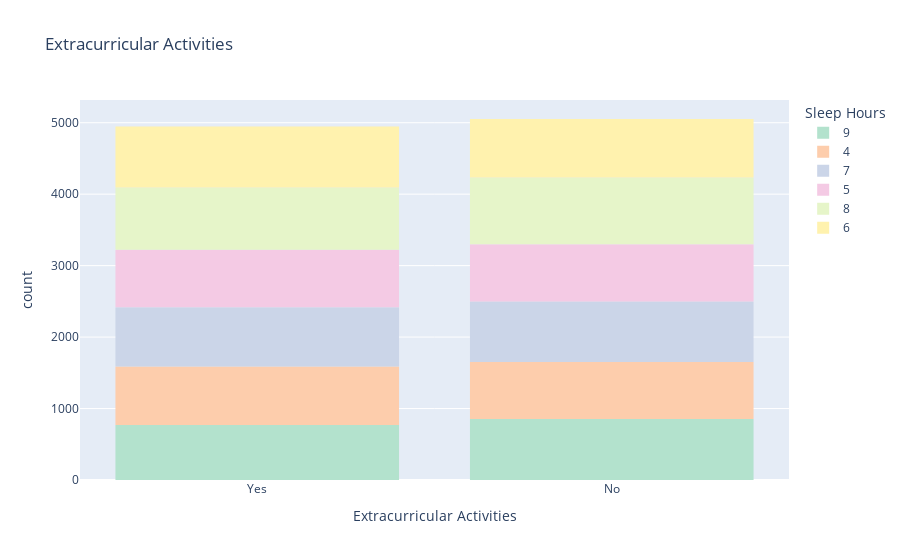

The code cell stored with this chart in its notebook:
### Code cell
px.histogram(df_pandas, x='Extracurricular Activities', color='Sleep Hours',title='Extracurricular Activities',color_discrete_sequence=px.colors.qualitative.Pastel2)

### Figure 1 — Plotly figure (JSON) as saved in the notebook; plotly's stock layout.template omitted (floating-point values rounded to 4 significant figures; data arrays with more than 128 entries replaced by an {"elided": "..."} marker saying what was removed)
{"data": [{"alignmentgroup": "True", "bingroup": "x", "hovertemplate": "Sleep Hours=9<br>Extracurricular Activities=%{x}<br>count=%{y}<extra></extra>", "legendgroup": "9", "marker": {"color": "rgb(179,226,205)", "pattern": {"shape": ""}}, "name": "9", "offsetgroup": "9", "orientation": "v", "showlegend": true, "type": "histogram", "x": {"elided": "1622 str values"}, "xaxis": "x", "yaxis": "y"}, {"alignmentgroup": "True", "bingroup": "x", "hovertemplate": "Sleep Hours=4<br>Extracurricular Activities=%{x}<br>count=%{y}<extra></extra>", "legendgroup": "4", "marker": {"color": "rgb(253,205,172)", "pattern": {"shape": ""}}, "name": "4", "offsetgroup": "4", "orientation": "v", "showlegend": true, "type": "histogram", "x": {"elided": "1619 str values"}, "xaxis": "x", "yaxis": "y"}, {"alignmentgroup": "True", "bingroup": "x", "hovertemplate": "Sleep Hours=7<br>Extracurricular Activities=%{x}<br>count=%{y}<extra></extra>", "legendgroup": "7", "marker": {"color": "rgb(203,213,232)", "pattern": {"shape": ""}}, "name": "7", "offsetgroup": "7", "orientation": "v", "showlegend": true, "type": "histogram", "x": {"elided": "1676 str values"}, "xaxis": "x", "yaxis": "y"}, {"alignmentgroup": "True", "bingroup": "x", "hovertemplate": "Sleep Hours=5<br>Extracurricular Activities=%{x}<br>count=%{y}<extra></extra>", "legendgroup": "5", "marker": {"color": "rgb(244,202,228)", "pattern": {"shape": ""}}, "name": "5", "offsetgroup": "5", "orientation": "v", "showlegend": true, "type": "histogram", "x": {"elided": "1606 str values"}, "xaxis": "x", "yaxis": "y"}, {"alignmentgroup": "True", "bingroup": "x", "hovertemplate": "Sleep Hours=8<br>Extracurricular Activities=%{x}<br>count=%{y}<extra></extra>", "legendgroup": "8", "marker": {"color": "rgb(230,245,201)", "pattern": {"shape": ""}}, "name": "8", "offsetgroup": "8", "orientation": "v", "showlegend": true, "type": "histogram", "x": {"elided": "1804 str values"}, "xaxis": "x", "yaxis": "y"}, {"alignmentgroup": "True", "bingroup": "x", "hovertemplate": "Sleep Hours=6<br>Extracurricular Activities=%{x}<br>count=%{y}<extra></extra>", "legendgroup": "6", "marker": {"color": "rgb(255,242,174)", "pattern": {"shape": ""}}, "name": "6", "offsetgroup": "6", "orientation": "v", "showlegend": true, "type": "histogram", "x": {"elided": "1673 str values"}, "xaxis": "x", "yaxis": "y"}], "layout": {"autosize": true, "barmode": "relative", "legend": {"title": {"text": "Sleep Hours"}, "tracegroupgap": 0}, "title": {"text": "Extracurricular Activities"}, "xaxis": {"anchor": "y", "autorange": true, "domain": [0, 1], "range": [-0.5, 1.5], "title": {"text": "Extracurricular Activities"}, "type": "category"}, "yaxis": {"anchor": "x", "autorange": true, "domain": [0, 1], "range": [0, 5318.0], "title": {"text": "count"}}}}
